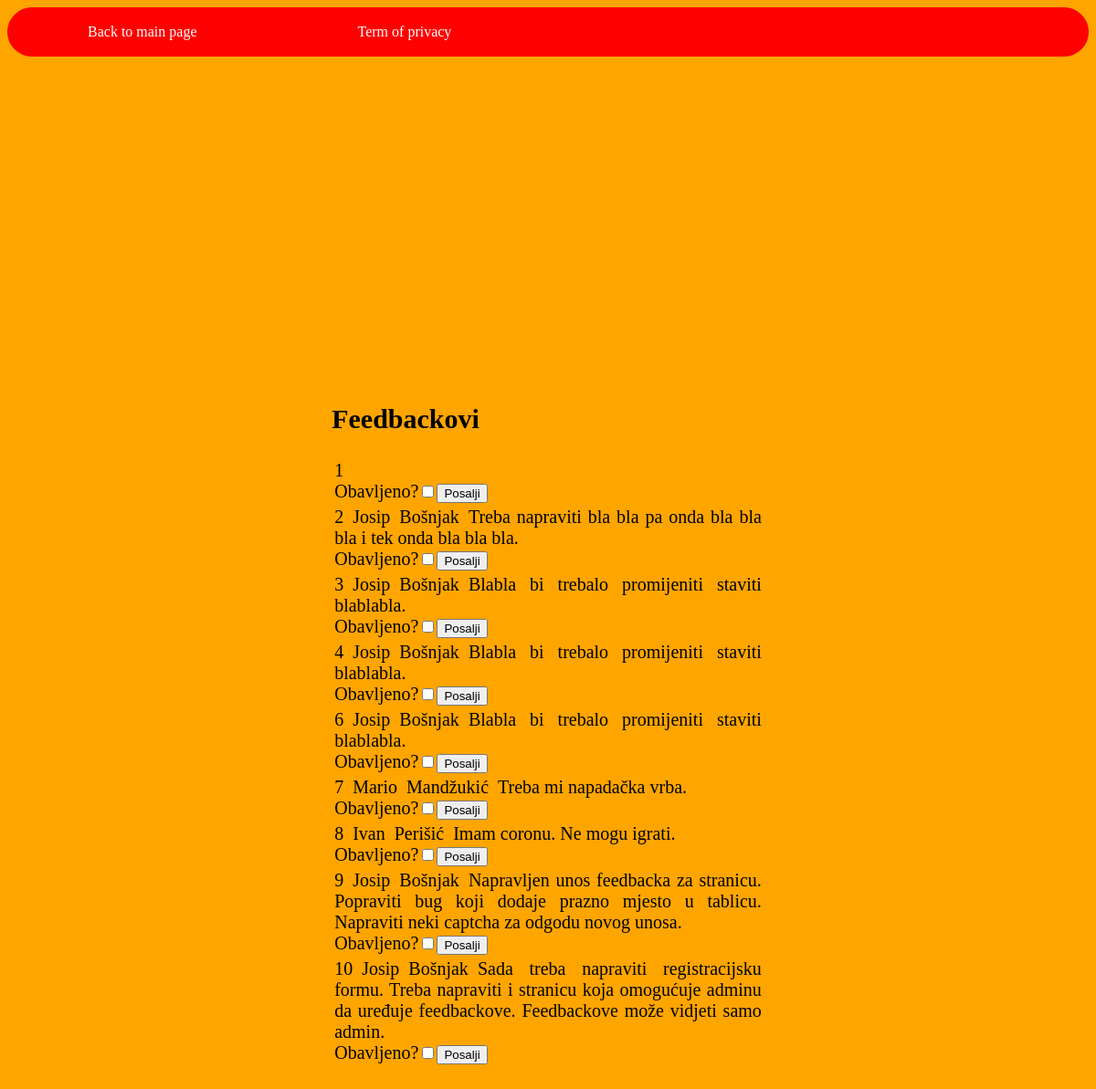
The page /trenutnifeedback.php on the database its author committed.
### tables this page shows
CREATE TABLE `kvaliteta` (
  `id` int(11) NOT NULL,
  `firstname` varchar(50)  NOT NULL,
  `lastname` varchar(100)  NOT NULL,
  `suggestion` varchar(255)  NOT NULL
);

### trenutnifeedback.php (the view, shortened to what this page needs)
<!DOCTYPE html>
<html lang="en">
<head>
    <link rel="stylesheet" href="css/stil.css" type="text/css" media="all">
</head>
<body>
    <div class="con">
    <nav>
    <a href="index.html" target="_blank">Back to main page</a>
    <a href="privacy.php" target="_blank">Term of privacy</a>
    </nav>
    </div>
    <div class="pravila">
        <section>
        <h2>
        Feedbackovi
        </h2>
        <table>
        <?php
          include('dbconn.php');
          $query="SELECT * FROM kvaliteta";
          $q=mysqli_query($dbc,$query);
          while($row=mysqli_fetch_array($q)){
              echo "<tr>";
              echo "<td>".$row['id']."&ensp;".$row['firstname']."&ensp;".$row['lastname']."&ensp;".$row['suggestion']."<br> <form action='test.php' method='post'> Obavljeno?<input type='checkbox' name='formWheelchair' value='Yes'><input type='submit' name='formSubmit' value='Posalji'></form></td>";
              echo"</tr>";
          }
          ?>
        </table>
        </section>
    </div>
</body>
</html>

### css/stil.css (style rules this page uses)
body { background-color: orange; }
nav a:link, a:visited { border: 2px solid red; border-radius: 30px; margin-left: 5%; margin-right: 5%; background-color: red; color: #FFF; padding: 14px 25px; text-align: center; text-decoration: none; display: inline-block; }
nav, a:hover, a:active { border: 2px solid red; border-radius: 30px; background-color: red; }
.pravila { padding: 30%; text-align: justify; font-size: 20px; }

### rows shown on the page
kvaliteta: id "1"
kvaliteta: id "2", firstname "Josip", lastname "Bošnjak", suggestion "Treba napraviti bla bla pa onda bla bla bla i tek onda bla bla bla."
kvaliteta: id "3", firstname "Josip", lastname "Bošnjak", suggestion "Blabla bi trebalo promijeniti staviti blablabla."
kvaliteta: id "4", firstname "Josip", lastname "Bošnjak", suggestion "Blabla bi trebalo promijeniti staviti blablabla."
kvaliteta: id "6", firstname "Josip", lastname "Bošnjak", suggestion "Blabla bi trebalo promijeniti staviti blablabla."
kvaliteta: id "7", firstname "Mario", lastname "Mandžukić", suggestion "Treba mi napadačka vrba."
kvaliteta: id "8", firstname "Ivan", lastname "Perišić", suggestion "Imam coronu. Ne mogu igrati."
kvaliteta: id "9", firstname "Josip", lastname "Bošnjak", suggestion "Napravljen unos feedbacka za stranicu. Popraviti bug koji dodaje prazno mjesto u tablicu. Napraviti neki captcha za odgodu novog unosa."
kvaliteta: id "10", firstname "Josip", lastname "Bošnjak", suggestion "Sada treba napraviti registracijsku formu. Treba napraviti i stranicu koja omogućuje adminu da uređuje feedbackove. Feedbackove može vidjeti samo admin."
